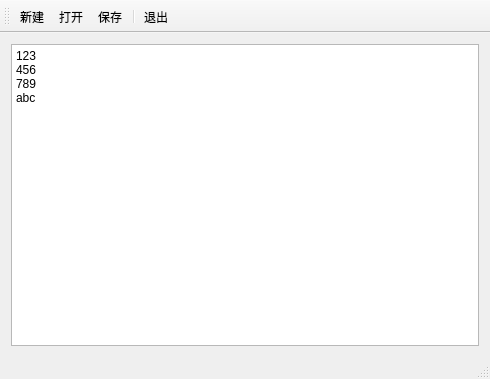
<?xml version="1.0" encoding="UTF-8"?>
<ui version="4.0">
 <class>MyMainWindowClass</class>
 <widget class="QMainWindow" name="MyMainWindowClass">
  <property name="geometry">
   <rect>
    <x>0</x>
    <y>0</y>
    <width>490</width>
    <height>379</height>
   </rect>
  </property>
  <property name="windowTitle">
   <string>MyMainWindow</string>
  </property>
  <widget class="QWidget" name="centralWidget">
   <layout class="QHBoxLayout" name="horizontalLayout">
    <item>
     <widget class="QPlainTextEdit" name="plainTextEdit">
      <property name="plainText">
       <string>123
456
789
abc</string>
      </property>
     </widget>
    </item>
   </layout>
  </widget>
  <widget class="QMenuBar" name="menuBar">
   <property name="geometry">
    <rect>
     <x>0</x>
     <y>0</y>
     <width>490</width>
     <height>23</height>
    </rect>
   </property>
  </widget>
  <widget class="QToolBar" name="mainToolBar">
   <attribute name="toolBarArea">
    <enum>TopToolBarArea</enum>
   </attribute>
   <attribute name="toolBarBreak">
    <bool>false</bool>
   </attribute>
   <addaction name="actNew"/>
   <addaction name="actOpen"/>
   <addaction name="actSave"/>
   <addaction name="separator"/>
   <addaction name="actQuit"/>
  </widget>
  <widget class="QStatusBar" name="statusBar"/>
  <action name="actNew">
   <property name="icon">
    <iconset resource="MuliWindowDemo.qrc">
     <normaloff>:/MuliWindowDemo/Resources/DISTLSTL.ICO</normaloff>:/MuliWindowDemo/Resources/DISTLSTL.ICO</iconset>
   </property>
   <property name="text">
    <string>新建</string>
   </property>
   <property name="toolTip">
    <string>新建</string>
   </property>
  </action>
  <action name="actOpen">
   <property name="icon">
    <iconset resource="MuliWindowDemo.qrc">
     <normaloff>:/MuliWindowDemo/Resources/MYSL.ICO</normaloff>:/MuliWindowDemo/Resources/MYSL.ICO</iconset>
   </property>
   <property name="text">
    <string>打开</string>
   </property>
   <property name="toolTip">
    <string>打开</string>
   </property>
  </action>
  <action name="actSave">
   <property name="icon">
    <iconset resource="MuliWindowDemo.qrc">
     <normaloff>:/MuliWindowDemo/Resources/NOTEL.ICO</normaloff>:/MuliWindowDemo/Resources/NOTEL.ICO</iconset>
   </property>
   <property name="text">
    <string>保存</string>
   </property>
   <property name="toolTip">
    <string>保存</string>
   </property>
  </action>
  <action name="actQuit">
   <property name="icon">
    <iconset resource="MuliWindowDemo.qrc">
     <normaloff>:/MuliWindowDemo/Resources/OOFL.ICO</normaloff>:/MuliWindowDemo/Resources/OOFL.ICO</iconset>
   </property>
   <property name="text">
    <string>退出</string>
   </property>
   <property name="toolTip">
    <string>退出</string>
   </property>
  </action>
 </widget>
 <layoutdefault spacing="6" margin="11"/>
 <resources>
  <include location="MuliWindowDemo.qrc"/>
 </resources>
 <connections/>
</ui>
